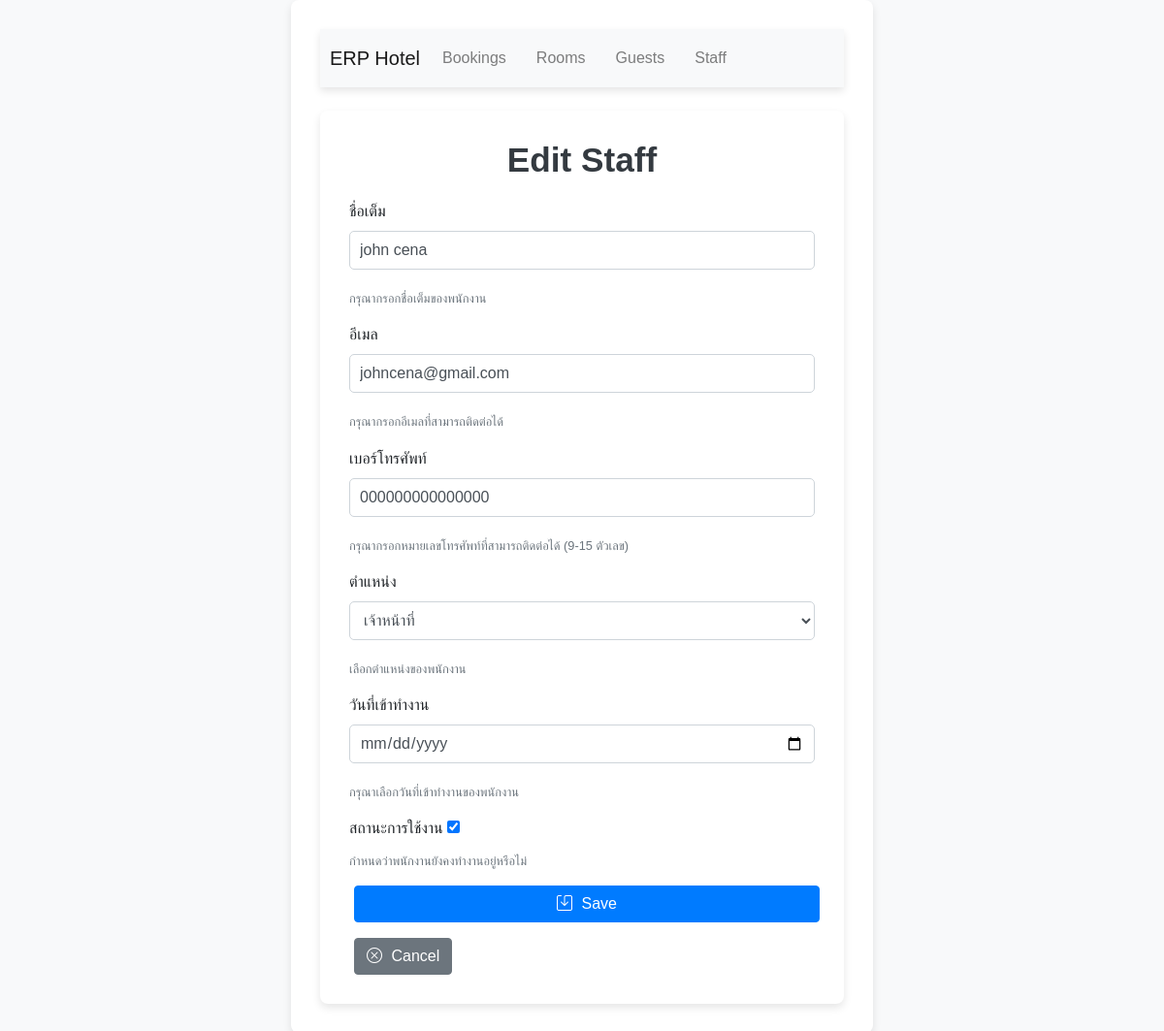
Screenshot of /staffs/1/edit/ with the database file from the repository.
### staffs/models.py (models this page shows, shortened)
class Staff(models.Model):
    full_name = models.CharField(max_length=255, verbose_name=_("ชื่อเต็ม"),help_text=_("กรุณากรอกชื่อเต็มของพนักงาน"))
    email = models.EmailField(unique=True, verbose_name=_("อีเมล"),help_text=_("กรุณากรอกอีเมลที่สามารถติดต่อได้"))
    phone = models.CharField(max_length=15, validators=[RegexValidator(r'^\d{9,15}$', _("กรุณากรอกหมายเลขโทรศัพท์ที่ถูกต้อง (9-15 ตัวเลข)"))],verbose_name=_("เบอร์โทรศัพท์"),help_text=_("กรุณากรอกหมายเลขโทรศัพท์ที่สามารถติดต่อได้ (9-15 ตัวเลข)"))
    position = models.CharField(max_length=50, choices=PositionChoices.choices, default=PositionChoices.STAFF, verbose_name=_("ตำแหน่ง"),help_text=_("เลือกตำแหน่งของพนักงาน"))
    hire_date = models.DateField(verbose_name=_("วันที่เข้าทำงาน"),help_text=_("กรุณาเลือกวันที่เข้าทำงานของพนักงาน"))
    is_active = models.BooleanField(default=True, verbose_name=_("สถานะการใช้งาน"), help_text=_("กำหนดว่าพนักงานยังคงทำงานอยู่หรือไม่"))
    created_at = models.DateTimeField(auto_now_add=True, verbose_name=_("สร้างเมื่อ"))
    updated_at = models.DateTimeField(auto_now=True, verbose_name=_("แก้ไขเมื่อ"))
    history = HistoricalRecords()
    class Meta:
        verbose_name = _("พนักงาน")
        verbose_name_plural = _("พนักงาน")
        ordering = ["full_name"]
        indexes = [
            models.Index(fields=["email"]),
            models.Index(fields=["phone"])
        ]
        constraints = [
            models.UniqueConstraint(fields=["email"], name="unique_email"),
            models.UniqueConstraint(fields=["phone"], name="unique_phone")
        ]

### staffs/views.py (the view)
# urls.py: path('staffs/<int:pk>/edit/', views.staff_edit, name='staff_edit'),
def staff_edit(request, pk):
    staff = get_object_or_404(Staff, pk=pk)
    if request.method == "POST":
        form = StaffForm(request.POST, instance=staff)
        if form.is_valid():
            form.save()
            return redirect('staff_detail', pk=staff.pk)
    else:
        form = StaffForm(instance=staff)
    return render(request, 'staff_form.html', {'form': form})

### staffs/forms.py
class StaffForm(forms.ModelForm):
    class Meta:
        model = Staff
        fields = ['full_name', 'email', 'phone', 'position', 'hire_date', 'is_active']
        widgets = {
            'full_name': forms.TextInput(attrs={'placeholder': 'Enter full name'}),
            'email': forms.EmailInput(attrs={'placeholder': 'Enter email address'}),
            'phone': forms.TextInput(attrs={'placeholder': 'Enter phone number'}),
            'hire_date': forms.DateInput(attrs={'placeholder': 'Select hire date', 'type': 'date'}),
            'is_active': forms.CheckboxInput(),
        }

### staffs/templates/staff_form.html (shortened to what this page needs)
{% extends 'base_generic.html' %}
{% load static widget_tweaks %}
{% block content %}
    <link rel="stylesheet" href="{% static 'css/staff_form.css' %}">
    <div class="container mt-4">
        <h1 class="text-center">{% if form.instance.pk %}Edit Staff{% else %}New Staff{% endif %}</h1>
        <form method="post">
            <div class="form-group mb-3">
                <label for="{{ form.full_name.id_for_label }}" class="form-label">{{ form.full_name.label }}</label>
                {{ form.full_name|add_class:"form-control" }}
                {% if form.full_name.help_text %}
                    <small class="form-text text-muted">{{ form.full_name.help_text }}</small>
                {% endif %}
            </div>
            <div class="form-group mb-3">
                <label for="{{ form.email.id_for_label }}" class="form-label">{{ form.email.label }}</label>
                {{ form.email|add_class:"form-control" }}
                {% if form.email.help_text %}
                    <small class="form-text text-muted">{{ form.email.help_text }}</small>
                {% endif %}
            </div>
            <div class="form-group mb-3">
                <label for="{{ form.phone.id_for_label }}" class="form-label">{{ form.phone.label }}</label>
                {{ form.phone|add_class:"form-control" }}
                {% if form.phone.help_text %}
                    <small class="form-text text-muted">{{ form.phone.help_text }}</small>
                {% endif %}
            </div>
            <div class="form-group mb-3">
                <label for="{{ form.position.id_for_label }}" class="form-label">{{ form.position.label }}</label>
                {{ form.position|add_class:"form-control" }}
                {% if form.position.help_text %}
                    <small class="form-text text-muted">{{ form.position.help_text }}</small>
                {% endif %}
            </div>
            <div class="form-group mb-3">
                <label for="{{ form.hire_date.id_for_label }}" class="form-label">{{ form.hire_date.label }}</label>
                {{ form.hire_date|add_class:"form-control" }}
                {% if form.hire_date.help_text %}
                    <small class="form-text text-muted">{{ form.hire_date.help_text }}</small>
                {% endif %}
            </div>
            <div class="form-group mb-3">
                <label for="{{ form.is_active.id_for_label }}" class="form-label">{{ form.is_active.label }}</label>
                {{ form.is_active }}
                {% if form.is_active.help_text %}
                    <small class="form-text text-muted">{{ form.is_active.help_text }}</small>
                {% endif %}
            </div>
            <button type="submit" class="btn btn-primary">
                <i class="bi bi-save"></i> Save
            </button>
        </form>
        <a href="{% url 'staff_list' %}" class="btn btn-secondary mt-3">
            <i class="bi bi-x-circle"></i> Cancel
        </a>
    </div>
{% endblock %}

### bookings/static/css/styles.css (style rules this page uses)
body { font-family: 'Arial', sans-serif; background-color: #f8f9fa; margin: 0; padding: 0; }
.container { max-width: 900px; margin: 0 auto; padding: 20px; }
h1 { font-size: 2rem; color: #343a40; margin-bottom: 20px; }
.btn { margin-left: 5px; }
.btn i { margin-right: 5px; }
.btn-primary { background-color: #007bff; border-color: #007bff; }

### staffs/static/css/staff_form.css (style rules this page uses)
.container { max-width: 600px; margin: 0 auto; padding: 30px; background-color: #ffffff; border-radius: 8px; box-shadow: 0 4px 8px rgba(0, 0, 0, 0.1); }
h1 { font-size: 2.2rem; margin-bottom: 20px; color: #343a40; font-weight: bold; }
form .form-group { margin-bottom: 20px; }
button { font-size: 1.1rem; padding: 12px 18px; width: 100%; border-radius: 5px; transition: background-color 0.3s ease, transform 0.2s ease; }
button i { margin-right: 8px; }
.btn-primary { background-color: #007bff; border-color: #007bff; }
.btn-secondary { background-color: #6c757d; border-color: #6c757d; }
.mt-3 { margin-top: 1rem; }
.form-control { padding: 12px; font-size: 1rem; margin-bottom: 20px; border-radius: 5px; border: 1px solid #ced4da; transition: border-color 0.3s ease, box-shadow 0.3s ease; }
.form-control { height: 40px; padding: 5px 10px; font-size: 1rem; border-radius: 5px; border: 1px solid #ced4da; transition: border-color 0.3s ease, box-shadow 0.3s ease; }

### rows the page displays
Staff: full_name "john cena", email "johncena@gmail.com", phone "000000000000000", position "เจ้าหน้าที่", is_active "☑"
